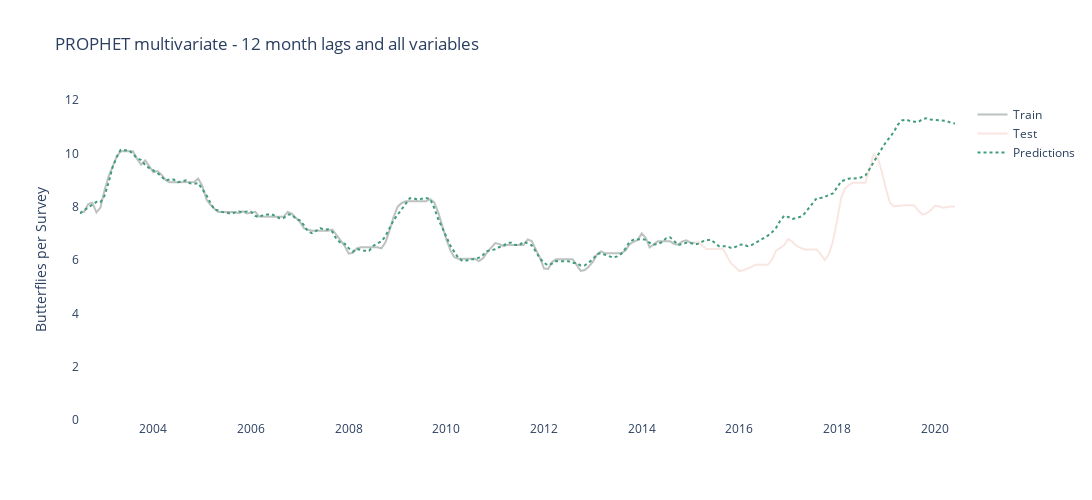

The notebook cell saved with this chart:
### Code cell
################ Model and evalutation ################
multi_prophet(full_df_diff, 0.001, 1, '- 12 month lags and all variables')
